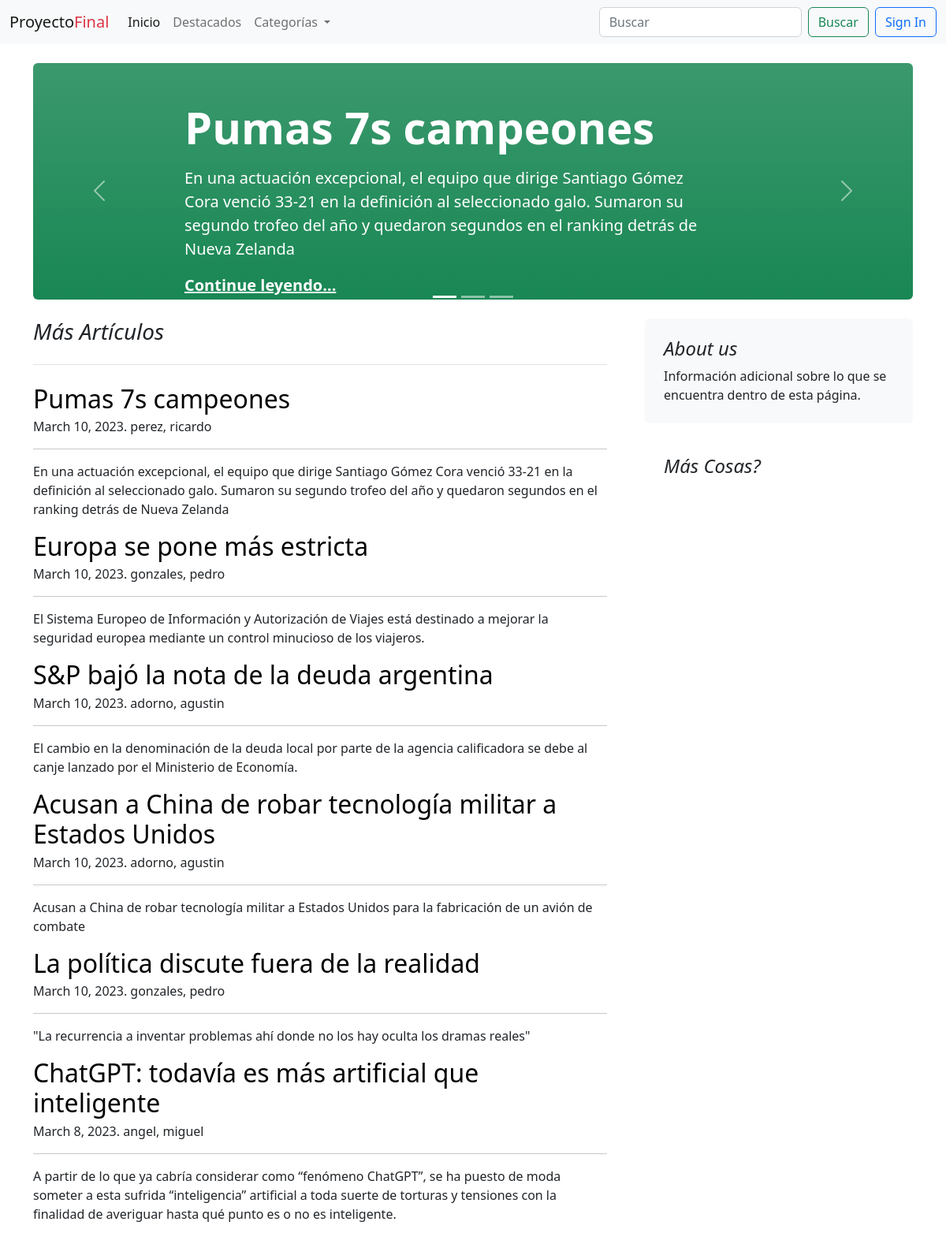
The page / on the database its author committed.
### blogs/models.py (models this page shows, shortened)
class Post(models.Model):
    titulo = models.CharField(max_length=300)
    slug = models.SlugField(unique=True)
    overview = models.TextField()
    date_created = models.DateTimeField(auto_now=True)
    contenido = models.TextField()
    autor = models.ForeignKey(settings.AUTH_USER_MODEL, on_delete=models.PROTECT)
    categorias = models.ManyToManyField('Categoria')
    featured = models.BooleanField(default=False)
    imagen = models.ImageField(upload_to='post_imagenes/' ,blank=True, null=True)
    pub_date = models.DateTimeField(default=timezone.now)
    class meta:
        ordering = ["-date_created"]
    def get_absolute_url(self):
        return reverse("blogs:post", kwargs={"slug":self.slug})

### users/models.py (models this page shows)
class user(AbstractUser):
    def __str__(self):
        return f'{self.last_name}, {self.first_name}'

### blogs/views.py (the view)
# urls.py: path('',views.inicio),
def inicio(request):
    posts = Post.objects.filter(
        pub_date__lte=timezone.now()
    )
    categorias = Categoria.objects.all()
    featured = Post.objects.filter(featured=True).filter(
        pub_date__lte=timezone.now()
    )[:3]
    context = {
        'post_list':posts,
        'categorias':categorias,
        'featured':featured,
    }
    return render(request, 'blogs/inicio.html',context=context)

### blogs/context_.py (called while the page is built)
def categorias_(request):
    categorias = Categoria.objects.all()
    return {
        'categorias':categorias
    }

### blogs/templates/blogs/inicio.html (shortened to what this page needs)
{% extends 'base.html' %}
{% block content %}
<div class="container-xxl bd-gutter mt-3 my-md-4 bd-layout">
    <main class="container">
        <div class="row g-5">
            <div class="col-md-12">
                {% include "blogs/featured.html" %}
            </div>
        </div>
        <div class="row g-5">
            <div class="col-md-8">
                <h3 class="pb-4 mb-4 fst-italic border-bottom">
                    Más Artículos
                </h3>
                {% for post in post_list %}
                    <article class="blog-post">
                        <h2 class="blog-post-title mb-1">
                            <a href="{{ post.get_absolute_url }}" style="text-decoration: none"
                               class="text-black">
                                {{ post.titulo }}
                            </a>
                        </h2>
                        <p class="blog-post-meta">{{ post.pub_date.date }}. {{post.autor}}</p>
                        <hr>
                        <p>{{ post.overview }}</p>
                    </article>
                {% endfor %}
            </div>
            <div class="col-md-4">
                <div class="position-sticky" style="top: 2rem;">
                    <div class="p-4 mb-3 bg-light rounded">
                        <h4 class="fst-italic">About us</h4>
                        <p class="mb-0">Información adicional sobre lo que se encuentra dentro de esta página.</p>
                    </div>
                    <div class="p-4">
                        <h4 class="fst-italic">Más Cosas?</h4>
                    </div>
                </div>
            </div>
        </div>
    </main>
</div>
{% endblock content %}

### blogs/templates/blogs/featured.html (shortened to what this page needs)
<div id="carouselIndicators" class="carousel slide" data-bs-ride="true">
    <div class="carousel-indicators">
        <button type="button" data-bs-target="#carouselIndicators" data-bs-slide-to="0" class="active"
                aria-current="true" aria-label="Slide 1"></button>
        <button type="button" data-bs-target="#carouselIndicators" data-bs-slide-to="1"
                aria-label="Slide 2"></button>
        <button type="button" data-bs-target="#carouselIndicators" data-bs-slide-to="2"
                aria-label="Slide 3"></button>
    </div>
    <div class="carousel-inner">
        {% for f in featured %}
            <div class="carousel-item {% if f == featured|first %}active{% endif %}">
                <div class="px-5 p-md-5 mb-4 rounded text-bg-success bg-gradient" style="height: 300px">
                    <div class="col-md-10 px-5 mx-5">
                        <h1 class="display-4 fw-bold px-5">{{ f.titulo }}</h1>
                        <p class="lead my-3 px-5">{{ f.overview }}</p>
                        <p class="lead mb-0 px-5"><a href="{{ f.get_absolute_url }}" class="text-white fw-bold">Continue
                            leyendo...</a></p>
                    </div>
                </div>
            </div>
        {% endfor %}
    </div>
    <button class="carousel-control-prev" type="button" data-bs-target="#carouselIndicators"
            data-bs-slide="prev">
        <span class="carousel-control-prev-icon" aria-hidden="true"></span>
    </button>
    <button class="carousel-control-next" type="button" data-bs-target="#carouselIndicators"
            data-bs-slide="next">
        <span class="carousel-control-next-icon" aria-hidden="true"></span>
    </button>
</div>

### rows shown on the page
Post: titulo "Pumas 7s campeones", overview "En una actuación excepcional, el equipo que dirige Santiago Gómez Cora venció 33-21 en la definición al seleccionado galo. Sumaron su segundo trofeo del año y quedaron segundos en el ranking detrás de Nueva Zelanda", pub_date "March 10, 2023", autor "perez, ricardo"
Post: titulo "Europa se pone más estricta", pub_date "March 10, 2023", autor "gonzales, pedro", overview "El Sistema Europeo de Información y Autorización de Viajes está destinado a mejorar la seguridad europea mediante un control minucioso de los viajeros."
Post: titulo "S&P bajó la nota de la deuda argentina", pub_date "March 10, 2023", autor "adorno, agustin", overview "El cambio en la denominación de la deuda local por parte de la agencia calificadora se debe al canje lanzado por el Ministerio de Economía."
Post: titulo "Acusan a China de robar tecnología militar a Estados Unidos", pub_date "March 10, 2023", autor "adorno, agustin", overview "Acusan a China de robar tecnología militar a Estados Unidos para la fabricación de un avión de combate"
Post: titulo "La política discute fuera de la realidad", pub_date "March 10, 2023", autor "gonzales, pedro", overview "\"La recurrencia a inventar problemas ahí donde no los hay oculta los dramas reales\""
Post: titulo "ChatGPT: todavía es más artificial que inteligente", pub_date "March 8, 2023", autor "angel, miguel", overview "A partir de lo que ya cabría considerar como “fenómeno ChatGPT”, se ha puesto de moda someter a esta sufrida “inteligencia” artificial a toda suerte de torturas y tensiones con la finalidad de averiguar hasta qué punto es o no es inteligente."
